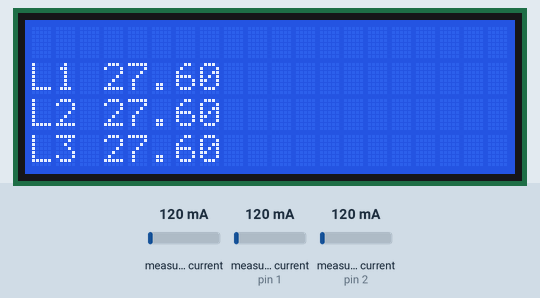
Simulated run of this sketch. Board: Arduino Uno, built with avr-gcc and run on an emulated ATmega328P. On the bench: 20×4 character LCD. The test bench sets the inputs (shaded band); at power-on: measured current 120 mA, measured current (sensors on pin 1, pin 2) 120 mA. What the sketch prints to the serial monitor is not drawn.

Above: at 4.3 s.
4.4 s: measured current (sensor 0) set to 40 mA
At 7.8 s:
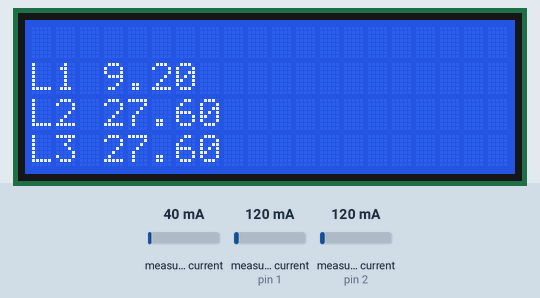
9.2 s: measured current (sensor on pin 1) set to 40 mA
At 11.7 s:
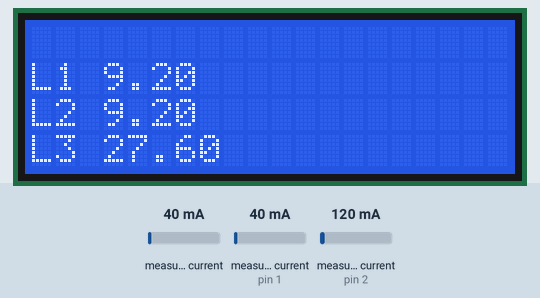
14.0 s: measured current (sensor on pin 2) set to 40 mA
At 15.6 s:
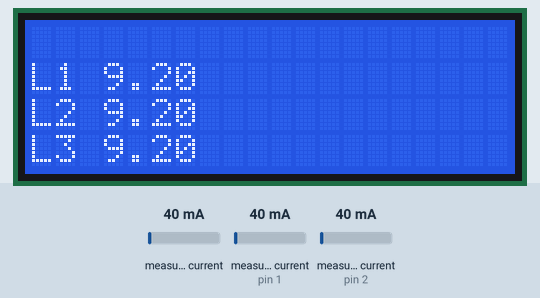
18.8 s: measured current (sensor 0) set to 500 mA
At 22.2 s:
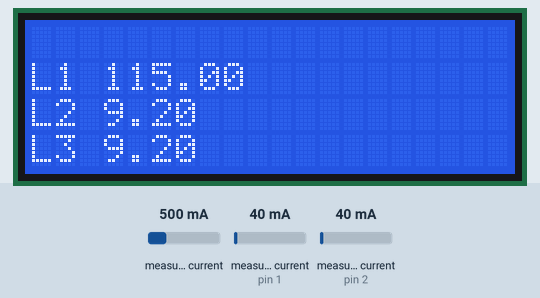
23.6 s: measured current (sensor on pin 1) set to 500 mA
At 26.2 s:
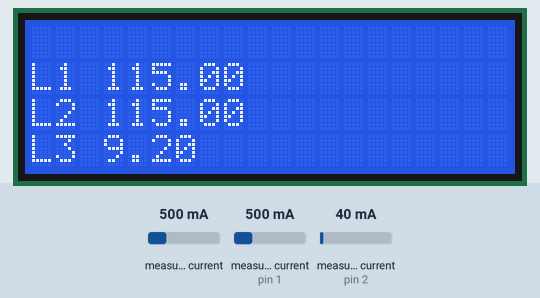
28.4 s: measured current (sensor on pin 2) set to 500 mA
At 30.3 s:
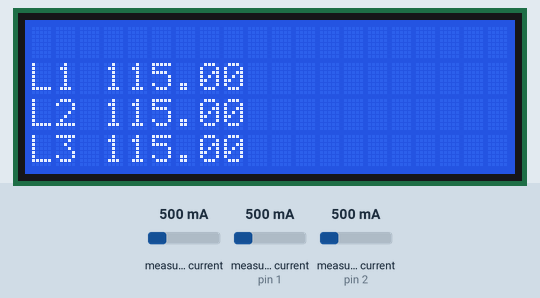
Timing chart, 0 to 31.8 s (numbered marks = the images above; inputs shaded):
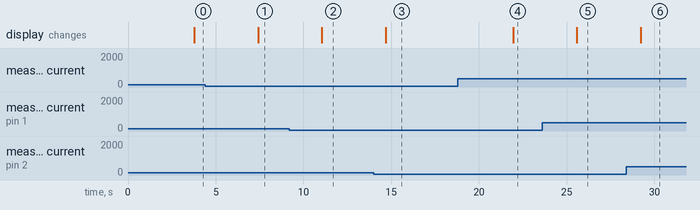

Measured:
- after the input at 4.4 s, the display: changes after 3.0 s (image 1)
- after the input at 9.2 s, the display: changes after 1.8 s (image 2)
- after the input at 14.0 s, the display: changes after 0.68 s (image 3)
- after the input at 18.8 s, the display: changes after 3.1 s (image 4)
- after the input at 23.6 s, the display: changes after 2.0 s (image 5)
- after the input at 28.4 s, the display: changes after 0.81 s (image 6)

The sketch:

energyMonitorUNO.ino
```cpp
#include <Wire.h>
#include <LiquidCrystal_I2C.h>
#include <ArduinoJson.h>

LiquidCrystal_I2C lcd(0x27,20,4);  // set the LCD address to 0x27 for a 16 chars and 2 line display

#include "EmonLib.h"                   // Include Emon Library
EnergyMonitor emon1;                   // Create an instance
EnergyMonitor emon2;
EnergyMonitor emon3;

DynamicJsonDocument jbuffer(256);

void setup()
{
  lcd.init();                      // initialize the lcd
  lcd.init();
  // Print a message to the LCD.
  lcd.backlight();
  lcd.setCursor(0,0);
  lcd.print("Initializing LCD");
  lcd.setCursor(0,1);
  lcd.print("L1");
  lcd.setCursor(0,2);
  lcd.print("L2");
  lcd.setCursor(0,3);
  lcd.print("L3");

  Serial.begin(9600);
  emon1.current(0, 14.80);     // L1        // Current: input pin, calibration.
  emon2.current(1, 18.80);     // L2
  emon3.current(2, 14.70);     // L3

}


void loop()
{
  double Irms1 = emon1.calcIrms(10000);  // Calculate Irms only
  double Irms2 = emon2.calcIrms(10000);
  double Irms3 = emon3.calcIrms(10000);
  double Pow1 = Irms1 * 230;
  double Pow2 = Irms2 * 230;
  double Pow3 = Irms3 * 230;
  lcd.clear();
  lcd.setCursor(0,1);
  lcd.print("L1 ");
  lcd.print(Pow1);
  lcd.setCursor(0,2);
  lcd.print("L2 ");
  lcd.print(Pow2);
  lcd.setCursor(0,3);
  lcd.print("L3 ");
  lcd.print(Pow3);


  jbuffer["power1"] = Pow1;
  jbuffer["power2"] = Pow2;
  jbuffer["power3"] = Pow3;
  serializeJson(jbuffer, Serial);
  jbuffer.clear();
  Serial.println();
}
```
